Frame 1 (no input): blank canvas, image omitted
Frame 60 (no input): blank canvas, image omitted
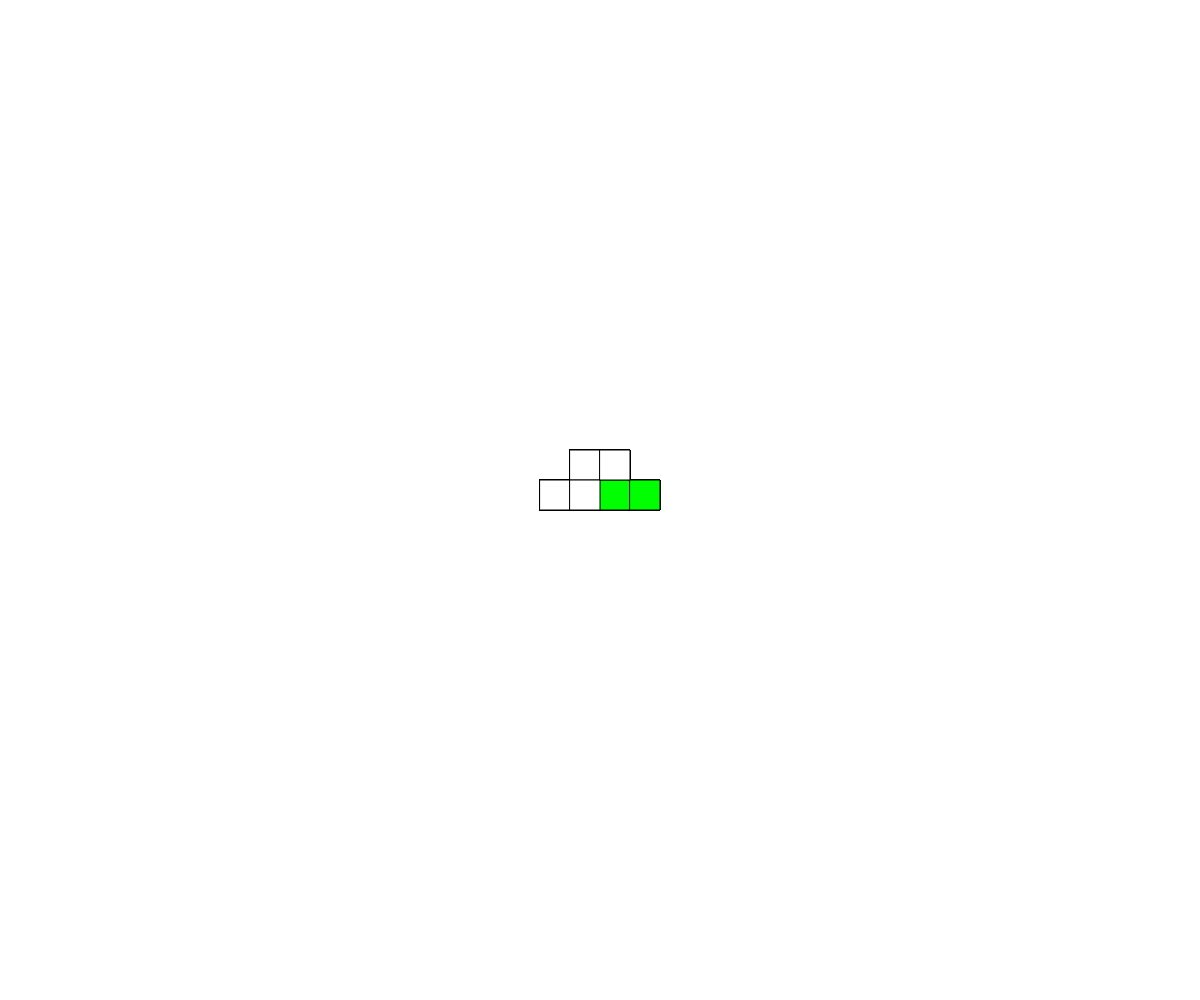
Frame 120 (the mouse pressed at the canvas centre since frame 60)

The p5.js sketch whose frames 1 and 60 were blank and that drew this single picture after the mouse press (run headless with seeded random() and noise() and a simulated clock; from frame 60 on, the mouse is pressed at the canvas centre):

// p5.js sketch
// ── sketch.js
let w, h;
let size = 30;
let data = [];
function setup() {
  createCanvas(innerWidth, innerHeight);
  frameRate(60);
  w = width / size;
  h = height / size;

  for (let i = 0; i < w; i++) {
    let cols = [];
    for (let j = 0; j < h; j++) {
      cols.push({ x: i * size, y: j * size });
    }
    data.push(cols);
  }
}

// let prev = null;
function draw() {
  // background(220);
  for (let row = 0; row < data.length; row++) {
    for (let col = 0; col < data[row].length; col++) {
      let cell = data[row][col];

      let collided = rect_collision_mouse(cell);
      if (collided && mouseIsPressed) {
        noFill();
        // rect(collided.x, collided.y, size, size);
        spawn_generator(cell);
        // if (prev) {
        //   line(collided.x, collided.y, prev.x, prev.y);
        // }
        // prev = collided;
      }

      if (!mouseIsPressed) {
        prev = null;
      }
    }
  }
}

function rect_collision_mouse(cell) {
  let cell_right_edge = cell.x + size;
  let cell_bottom_edge = cell.y + size;
  if (
    cell_right_edge >= mouseX &&
    cell.x <= mouseX &&
    cell_bottom_edge >= mouseY &&
    cell.y <= mouseY
  ) {
    return cell;
  } else {
    return null;
  }
}

let level = 2;
let cl = 0;
let rule = {
  x: ["1", "x"], // - +
  y: ["1", "0"], // - +
};
function spawn_generator(cell) {
  fill("lime");
  rect(cell.x, cell.y, size, size);

  let { x, y } = rule;

  //1
  if (x[0] != "0") {
    if (x[0] == "x") fill("lime");
    else fill("white");
    rect(cell.x - size, cell.y, size, size);
  }
  //2
  if (x[1] != "0") {
    if (x[1] == "x") fill("lime");
    else fill("white");
    rect(cell.x + size, cell.y, size, size);
  }
  //3
  if (y[0] != "0") {
    if (y[0] == "x") fill("lime");
    else fill("white");
    rect(cell.x, cell.y - size, size, size);
  }
  //4
  if (y[1] != "0") {
    if (y[1] == "x") fill("lime");
    else fill("white");
    rect(cell.x, cell.y + size, size, size);
  }


}
